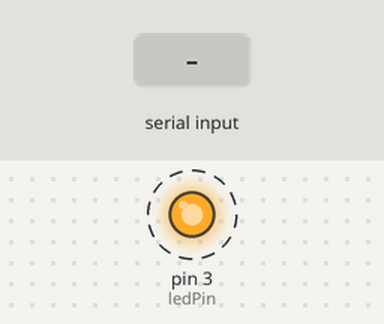
This sketch was run on a simulated Arduino Uno, built with avr-gcc and run on an emulated ATmega328P. On the bench: output pins drawn as LEDs (lit = HIGH). Dashed ring = blinking. The test bench sets the inputs (shaded band). What the sketch prints to the serial monitor is not drawn.

Above: at 1.2 s.
1.3 s: byte 30 received over Serial
3.5 s: byte 90 received over Serial
5.5 s: byte 120 received over Serial
Timing chart, 0 to 13.5 s (numbered marks = the images above; inputs shaded):
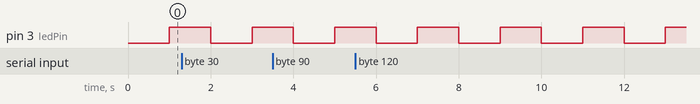

Measured:
- by itself, pin 3 (ledPin): alternates HIGH for 1.0 s and LOW for 1.0 s

The sketch:

_002-02-LED_voie_2.ino
```cpp
/*
 http://www.arduino.cc/en/Tutorial/BlinkWithoutDelay
 */

// constants won't change. Used here to set a pin number :
      // the number of the LED pin

// Variables will change :
int ledState = LOW;             // ledState used to set the LED

// Generally, you should use "unsigned long" for variables that hold time
// The value will quickly become too large for an int to store
unsigned long previousMillis = 0;        // will store last time LED was updated

// constants won't change :
const long interval = 1000;           // interval at which to blink (milliseconds)
const int ledPin = 3 ;
int oR=0;
char cR=0;
void setup() {
  // set the digital pin as output:
  Serial.begin(115200);
  pinMode(ledPin, OUTPUT);
}

void loop()
{
  // here is where you'd put code that needs to be running all the time.

  // check to see if it's time to blink the LED; that is, if the
  // difference between the current time and last time you blinked
  // the LED is bigger than the interval at which you want to
  // blink the LED.
  unsigned long currentMillis = millis();
  if (Serial.available()>0){
    oR=Serial.read();
    cR=char(oR);
    Serial.print("Arduino a reçu valeur :");
    Serial.print(oR);
    Serial.print(" - Code de :");
    Serial.print(cR);

  }
  if(currentMillis - previousMillis >= interval) {
    // save the last time you blinked the LED
    previousMillis = currentMillis;

    // if the LED is off turn it on and vice-versa:
    if (ledState == LOW){
      ledState = HIGH;
      Serial.println("Haut");}
    else{
      ledState = LOW;
      Serial.println("Bas");}

    // set the LED with the ledState of the variable:
    digitalWrite(ledPin, ledState);
  }
}
```
